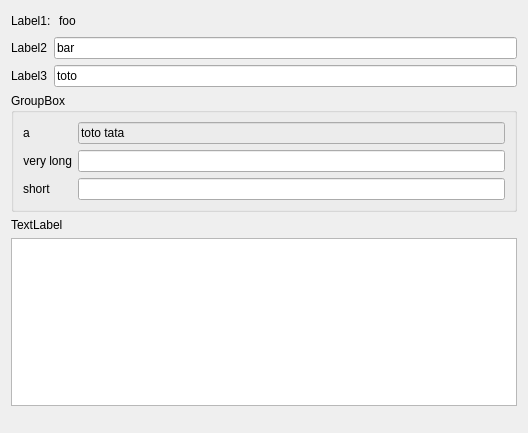
<?xml version="1.0" encoding="UTF-8"?>
<ui version="4.0">
 <class>Form</class>
 <widget class="QWidget" name="Form">
  <property name="geometry">
   <rect>
    <x>0</x>
    <y>0</y>
    <width>528</width>
    <height>433</height>
   </rect>
  </property>
  <property name="windowTitle">
   <string>Form</string>
  </property>
  <layout class="QVBoxLayout" name="verticalLayout">
   <item>
    <layout class="QHBoxLayout" name="horizontalLayout">
     <item>
      <widget class="QLabel" name="label">
       <property name="text">
        <string>Label1:</string>
       </property>
       <property name="buddy">
        <cstring>lineEdit</cstring>
       </property>
      </widget>
     </item>
     <item>
      <widget class="QLineEdit" name="lineEdit">
       <property name="palette">
        <palette>
         <active>
          <colorrole role="Base">
           <brush brushstyle="SolidPattern">
            <color alpha="0">
             <red>255</red>
             <green>255</green>
             <blue>255</blue>
            </color>
           </brush>
          </colorrole>
         </active>
         <inactive>
          <colorrole role="Base">
           <brush brushstyle="SolidPattern">
            <color alpha="0">
             <red>255</red>
             <green>255</green>
             <blue>255</blue>
            </color>
           </brush>
          </colorrole>
         </inactive>
         <disabled>
          <colorrole role="Base">
           <brush brushstyle="SolidPattern">
            <color alpha="255">
             <red>244</red>
             <green>244</green>
             <blue>244</blue>
            </color>
           </brush>
          </colorrole>
         </disabled>
        </palette>
       </property>
       <property name="text">
        <string>foo</string>
       </property>
       <property name="frame">
        <bool>false</bool>
       </property>
       <property name="readOnly">
        <bool>true</bool>
       </property>
      </widget>
     </item>
    </layout>
   </item>
   <item>
    <layout class="QHBoxLayout" name="horizontalLayout_2">
     <item>
      <widget class="QLabel" name="label_2">
       <property name="text">
        <string>Label2</string>
       </property>
       <property name="buddy">
        <cstring>lineEdit_2</cstring>
       </property>
      </widget>
     </item>
     <item>
      <widget class="QLineEdit" name="lineEdit_2">
       <property name="text">
        <string>bar</string>
       </property>
       <property name="readOnly">
        <bool>true</bool>
       </property>
      </widget>
     </item>
    </layout>
   </item>
   <item>
    <layout class="QHBoxLayout" name="horizontalLayout_3">
     <item>
      <widget class="QLabel" name="label_3">
       <property name="text">
        <string>Label3</string>
       </property>
       <property name="buddy">
        <cstring>lineEdit_3</cstring>
       </property>
      </widget>
     </item>
     <item>
      <widget class="QLineEdit" name="lineEdit_3">
       <property name="text">
        <string>toto</string>
       </property>
       <property name="readOnly">
        <bool>true</bool>
       </property>
      </widget>
     </item>
    </layout>
   </item>
   <item>
    <widget class="QGroupBox" name="groupBox">
     <property name="title">
      <string>GroupBox</string>
     </property>
     <layout class="QFormLayout" name="formLayout">
      <item row="0" column="0">
       <widget class="QLabel" name="label_4">
        <property name="text">
         <string>a</string>
        </property>
        <property name="buddy">
         <cstring>lineEdit_4</cstring>
        </property>
       </widget>
      </item>
      <item row="0" column="1">
       <widget class="QLineEdit" name="lineEdit_4">
        <property name="palette">
         <palette>
          <active>
           <colorrole role="Base">
            <brush brushstyle="SolidPattern">
             <color alpha="0">
              <red>255</red>
              <green>255</green>
              <blue>255</blue>
             </color>
            </brush>
           </colorrole>
           <colorrole role="Highlight">
            <brush brushstyle="SolidPattern">
             <color alpha="255">
              <red>255</red>
              <green>255</green>
              <blue>255</blue>
             </color>
            </brush>
           </colorrole>
           <colorrole role="HighlightedText">
            <brush brushstyle="SolidPattern">
             <color alpha="255">
              <red>0</red>
              <green>0</green>
              <blue>0</blue>
             </color>
            </brush>
           </colorrole>
          </active>
          <inactive>
           <colorrole role="Base">
            <brush brushstyle="SolidPattern">
             <color alpha="0">
              <red>255</red>
              <green>255</green>
              <blue>255</blue>
             </color>
            </brush>
           </colorrole>
           <colorrole role="Highlight">
            <brush brushstyle="SolidPattern">
             <color alpha="255">
              <red>255</red>
              <green>255</green>
              <blue>255</blue>
             </color>
            </brush>
           </colorrole>
           <colorrole role="HighlightedText">
            <brush brushstyle="SolidPattern">
             <color alpha="255">
              <red>0</red>
              <green>0</green>
              <blue>0</blue>
             </color>
            </brush>
           </colorrole>
          </inactive>
          <disabled>
           <colorrole role="Base">
            <brush brushstyle="SolidPattern">
             <color alpha="255">
              <red>244</red>
              <green>244</green>
              <blue>244</blue>
             </color>
            </brush>
           </colorrole>
           <colorrole role="Highlight">
            <brush brushstyle="SolidPattern">
             <color alpha="255">
              <red>205</red>
              <green>200</green>
              <blue>198</blue>
             </color>
            </brush>
           </colorrole>
           <colorrole role="HighlightedText">
            <brush brushstyle="SolidPattern">
             <color alpha="255">
              <red>0</red>
              <green>0</green>
              <blue>0</blue>
             </color>
            </brush>
           </colorrole>
          </disabled>
         </palette>
        </property>
        <property name="text">
         <string>toto tata</string>
        </property>
        <property name="frame">
         <bool>true</bool>
        </property>
       </widget>
      </item>
      <item row="1" column="1">
       <widget class="QLineEdit" name="lineEdit_5"/>
      </item>
      <item row="2" column="1">
       <widget class="QLineEdit" name="lineEdit_6"/>
      </item>
      <item row="1" column="0">
       <widget class="QLabel" name="label_5">
        <property name="text">
         <string>very long</string>
        </property>
        <property name="alignment">
         <set>Qt::AlignRight|Qt::AlignTrailing|Qt::AlignVCenter</set>
        </property>
       </widget>
      </item>
      <item row="2" column="0">
       <widget class="QLabel" name="label_6">
        <property name="text">
         <string>short</string>
        </property>
       </widget>
      </item>
     </layout>
    </widget>
   </item>
   <item>
    <widget class="QLabel" name="label_7">
     <property name="text">
      <string>TextLabel</string>
     </property>
    </widget>
   </item>
   <item>
    <widget class="QTextBrowser" name="textBrowser"/>
   </item>
   <item>
    <spacer name="verticalSpacer">
     <property name="orientation">
      <enum>Qt::Vertical</enum>
     </property>
     <property name="sizeHint" stdset="0">
      <size>
       <width>20</width>
       <height>40</height>
      </size>
     </property>
    </spacer>
   </item>
  </layout>
 </widget>
 <resources/>
 <connections/>
</ui>
